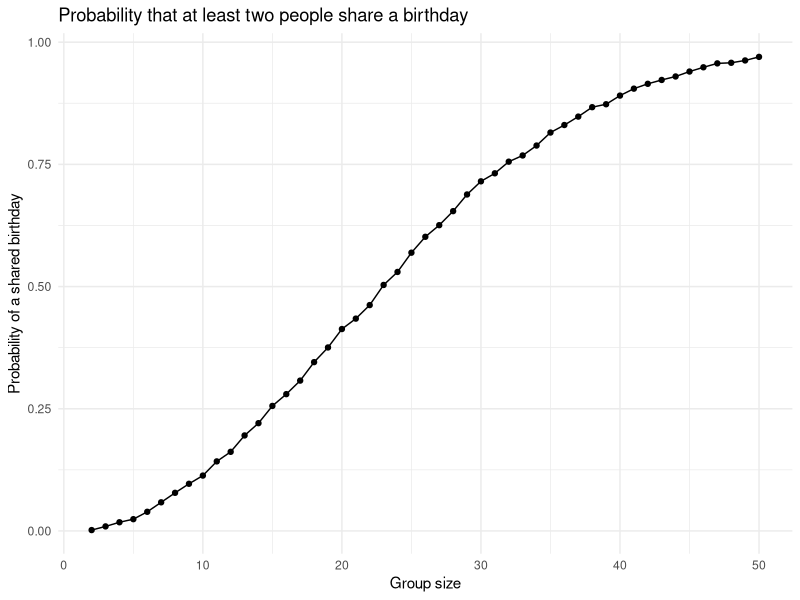

Generate this figure with R: (Note: this script raises an error after producing the figure.)
## ---- chunk 1
library(tidyverse)

knitr::opts_chunk$set(
  fig.width = 6,
  fig.asp = .6,
  out.width = "90%"
)

theme_set(theme_minimal() + theme(legend.position = "bottom"))

options(
  ggplot2.continuous.colour = "viridis",
  ggplot2.continuous.fill = "viridis"
)

scale_colour_discrete = scale_colour_viridis_d
scale_fill_discrete = scale_fill_viridis_d
## ---- chunk 2
birthday_repeated = function(n_room) {

  birthdays = sample(1:365, size = n_room, replace = TRUE)

  repeated_bday = length(unique(birthdays)) < n_room

  repeated_bday

}
## ---- chunk 3
birthday_repeated(10)
## ---- chunk 4
birthday_results_df =
  expand_grid(
    number_of_people = 2:50,
    iter = 1:10000
  ) |>
  mutate(
    repeated = map_lgl(number_of_people, birthday_repeated)
  ) |>
  group_by(number_of_people) |>
  summarize(prob_of_repeat = mean(repeated))
## ---- chunk 5
birthday_results_df |>
  ggplot(aes(x = number_of_people, y = prob_of_repeat)) +
  geom_point() +
  geom_line() +
  labs(
    title = "Probability that at least two people share a birthday",
    x = "Group size",
    y = "Probability of a shared birthday"
  )
## ---- chunk 6
first_over_half =
  birthday_results_df |>
  filter(prob_of_repeat > 0.5) |>
  pull(number_of_people) |>
  min()

prob_23 =
  birthday_results_df |>
  filter(number_of_people == 23) |>
  pull(prob_of_repeat)

prob_50 =
  birthday_results_df |>
  filter(number_of_people == 50) |>
  pull(prob_of_repeat)
## ---- chunk 7
study_df = 
  tibble(
    files = list.files("data/"),
    path = str_c("data/", files)
  ) |> 
  mutate(data = map(path, read_csv, show_col_types = FALSE)) |> 
  unnest(data) |> 
  mutate(files = str_remove(files, ".csv")) |> 
  separate(files, into = c("arm", "subject_id"), sep = "_") |> 
  mutate(
    arm = case_match(
      arm, 
      "con" ~ "control", 
      "exp" ~ "experimental"
    )
  ) |> 
  pivot_longer(
    week_1:week_8,
    names_to = "week",
    names_prefix = "week_",
    values_to = "observation"
  ) |> 
  mutate(week = as.numeric(week)) |> 
  select(arm, subject_id, week, observation)

study_df
## ---- chunk 8
study_df |>
  ggplot(aes(x = week, y = observation, group = str_c(arm, subject_id), color = arm)) +
  geom_line() +
  geom_point(alpha = .5) +
  scale_color_viridis_d((end = 0.9)) +
  labs(
    title = "Observations on each subject over time",
    x = "Week",
    y = "Observation",
    color = "Arm"
  )
## ---- chunk 9
arm_means_df = 
  study_df |> 
  filter(week %in% c(1, 8)) |> 
  group_by(arm, week) |> 
  summarize(mean_obs = mean(observation), .groups = "drop")

con_wk1 = arm_means_df |> 
  filter(arm == "control", week == 1) |>
  pull(mean_obs)

con_wk8 = arm_means_df |> 
  filter(arm == "control", week == 8) |> 
  pull(mean_obs)

exp_wk1 = arm_means_df |> 
  filter(arm == "experimental", week == 1) |> 
  pull(mean_obs)

exp_wk8 = arm_means_df |> 
  filter(arm == "experimental", week == 8) |> 
  pull(mean_obs)
## ---- chunk 10
sim_t_test = function(mu, n = 30, sigma = 5) {

  sim_data =
    tibble(
      x = rnorm(n, mean = mu, sd = sigma)
    )

  t.test(sim_data |> pull(x), mu = 0, conf.level = 0.95) |>
    broom::tidy() |>
    select(mu_hat = estimate, p_value = p.value)

}
## ---- chunk 11
sim_t_test(mu = 0)
## ---- chunk 12
sim_results_df =
  expand_grid(
    true_mu = 0:6,
    iter = 1:5000
  ) |>
  mutate(
    est_df = map(true_mu, sim_t_test)
  ) |>
  unnest(est_df) |>
  mutate(rejected = p_value < 0.05)
